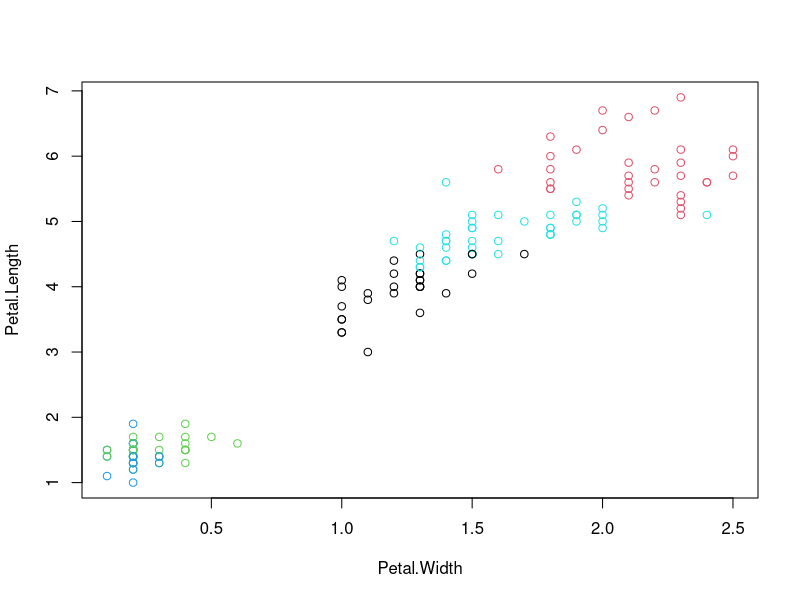

This chart was generated by the following R code:
set.seed(1)
head(iris)
my_iris <- iris[-5]
species <- iris$Species
kmeans_iris<-kmeans(my_iris,5)
table(species,kmeans_iris$cluster)
plot(Petal.Length ~ Petal.Width, data = my_iris, col = kmeans_iris$cluster)

